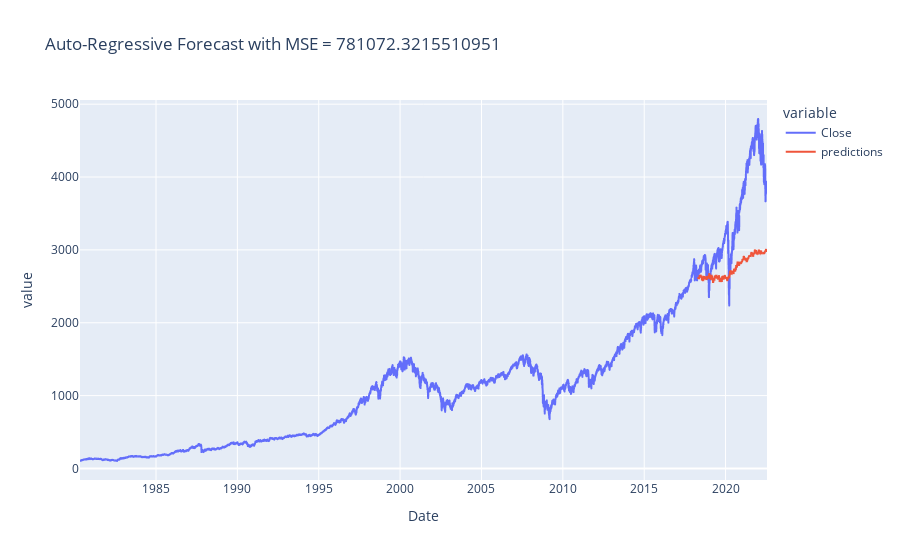

Notebook code cell kept with this figure:
### Code cell
from sklearn.metrics import mean_squared_error
mse = mean_squared_error(df['Close'][train_size:], df['predictions'][train_size:])
# can compare mse to naive forecast's
fig = px.line(df, y=["Close", "predictions"], title=f"Auto-Regressive Forecast with MSE = {mse}")
fig.show()

### Figure 1 — Plotly figure (JSON) as saved in the notebook; plotly's stock layout.template omitted (floating-point values rounded to 4 significant figures; data arrays with more than 128 entries replaced by an {"elided": "..."} marker saying what was removed)
{"data": [{"hovertemplate": "variable=Close<br>Date=%{x}<br>value=%{y}<extra></extra>", "legendgroup": "Close", "line": {"color": "#636efa", "dash": "solid"}, "marker": {"symbol": "circle"}, "mode": "lines", "name": "Close", "showlegend": true, "type": "scattergl", "x": {"elided": "10644 str values"}, "xaxis": "x", "y": {"elided": "10644 float values"}, "yaxis": "y"}, {"hovertemplate": "variable=predictions<br>Date=%{x}<br>value=%{y}<extra></extra>", "legendgroup": "predictions", "line": {"color": "#EF553B", "dash": "solid"}, "marker": {"symbol": "circle"}, "mode": "lines", "name": "predictions", "showlegend": true, "type": "scattergl", "x": {"elided": "10644 str values"}, "xaxis": "x", "y": {"elided": "10644 float values"}, "yaxis": "y"}], "layout": {"legend": {"title": {"text": "variable"}, "tracegroupgap": 0}, "title": {"text": "Auto-Regressive Forecast with MSE = 781072.3215510951"}, "xaxis": {"anchor": "y", "domain": [0, 1], "title": {"text": "Date"}}, "yaxis": {"anchor": "x", "domain": [0, 1], "title": {"text": "value"}}}}
